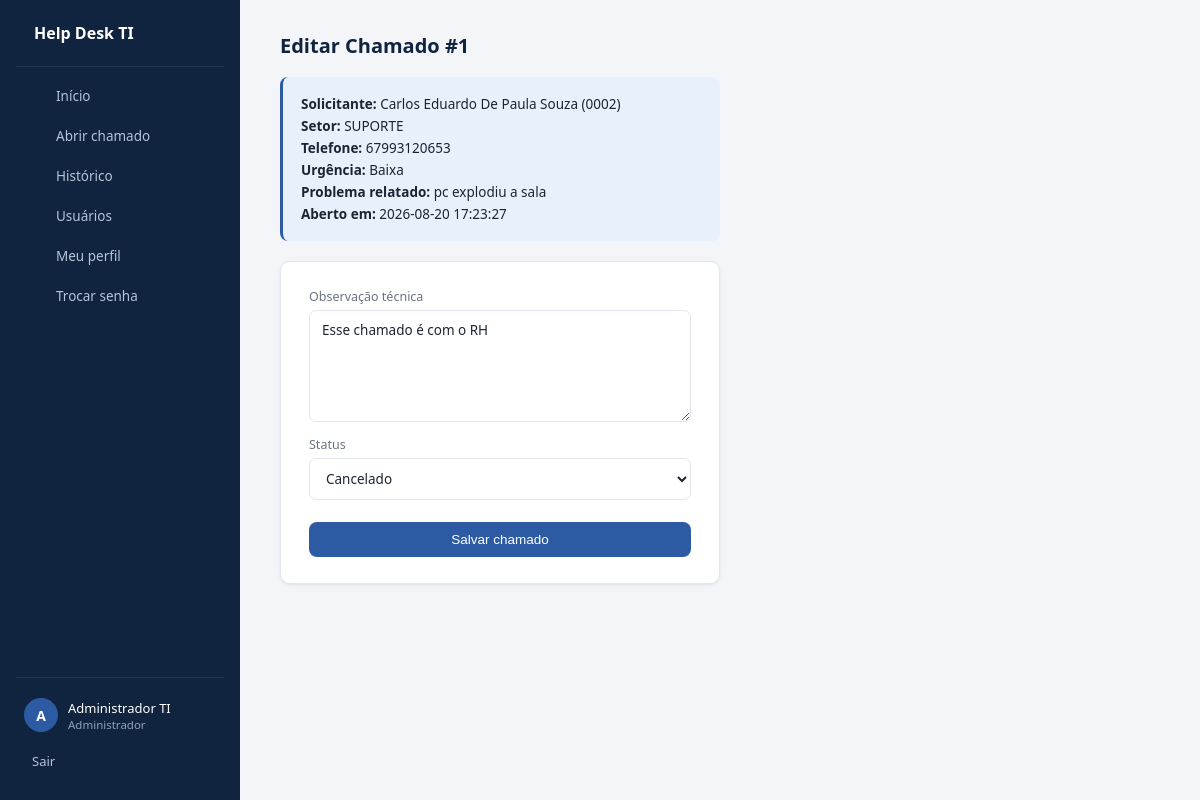
The app's page /chamados/editar/1 (signed in) with its own data.
### tables this page shows
CREATE TABLE chamados (
            id INTEGER PRIMARY KEY AUTOINCREMENT,
            usuario_id INTEGER NOT NULL,
            nome TEXT NOT NULL,
            id_funcional TEXT NOT NULL,
            setor TEXT NOT NULL,
            telefone TEXT,
            urgencia TEXT NOT NULL,
            problema TEXT NOT NULL,
            observacao_tecnica TEXT,
            status TEXT NOT NULL DEFAULT 'Pendente',
            data_abertura TEXT DEFAULT CURRENT_TIMESTAMP,
            FOREIGN KEY (usuario_id) REFERENCES usuarios (id)
        );

### app.py (the view, shortened to what this page needs)
@app.route("/chamados/editar/<int:id>", methods=["GET", "POST"])
@login_requerido
@admin_requerido
def editar_chamado(id):
    conn = get_conn()
    chamado = conn.execute("SELECT * FROM chamados WHERE id = ?", (id,)).fetchone()
    if chamado is None:
        conn.close()
        flash("Chamado não encontrado.")
        return redirect(url_for("historico"))
    conn.close()
    return render_template("editar_chamado.html", chamado=chamado, status_opcoes=STATUS_CHAMADO)

### app.py (called while the page is built)
def get_conn():
    conn = sqlite3.connect(DB_PATH)
    conn.row_factory = sqlite3.Row
    return conn

def login_requerido(f):
    @wraps(f)
    def wrapper(*args, **kwargs):
        if "usuario_id" not in session:
            flash("Faça login para continuar.")
            return redirect(url_for("login"))
        return f(*args, **kwargs)
    return wrapper

def admin_requerido(f):
    @wraps(f)
    def wrapper(*args, **kwargs):
        if not session.get("is_admin"):
            flash("Acesso restrito ao administrador.")
            return redirect(url_for("dashboard"))
        return f(*args, **kwargs)
    return wrapper

### templates/editar_chamado.html (shortened to what this page needs)
{% extends "base.html" %}
{% block content %}
    <h2>Editar Chamado #{{ chamado['id'] }}</h2>
    <div class="dados-auto">
        <p><strong>Solicitante:</strong> {{ chamado['nome'] }} ({{ chamado['id_funcional'] }})</p>
        <p><strong>Setor:</strong> {{ chamado['setor'] }}</p>
        <p><strong>Telefone:</strong> {{ chamado['telefone'] }}</p>
        <p><strong>Urgência:</strong> {{ chamado['urgencia'] }}</p>
        <p><strong>Problema relatado:</strong> {{ chamado['problema'] }}</p>
        <p><strong>Aberto em:</strong> {{ chamado['data_abertura'] }}</p>
    </div>
    <form method="POST">
        <label>Observação técnica</label>
        <textarea name="observacao_tecnica" rows="5" placeholder="Descreva o diagnóstico e a solução aplicada...">{{ chamado['observacao_tecnica'] or '' }}</textarea>
        <label>Status</label>
        <select name="status" required>
            {% for opcao in status_opcoes %}
            <option value="{{ opcao }}" {% if chamado['status'] == opcao %}selected{% endif %}>{{ opcao }}</option>
            {% endfor %}
        </select>
        <button type="submit">Salvar chamado</button>
    </form>
{% endblock %}

### static/style.css (style rules this page uses)
* { box-sizing: border-box; margin: 0; padding: 0; }
:root { --azul-900: #10233f; --azul-800: #16305a; --azul-600: #2d5ba3; --azul-100: #e8f0fc; --fundo: #f3f5f9; --texto: #1c2433; --texto-suave: #6b7280; --borda: #e3e6ec; --branco: #ffffff; --verde: #1a9e6b; --verde-bg: #e5f7ef; --laranja: #d97a1f; --laranja-bg: #fdf0e2; --cinza-bg: #eef0f3; --cinza-texto: #5b6270; --vermelho: #c94141; --raio: 10px; --sombra: 0 1px 2px rgba(16, 35, 63, 0.06), 0 1px 8px rgba(16, 35, 63, 0.04); }
body { font-family: 'Segoe UI', Arial, Helvetica, sans-serif; background: var(--fundo); color: var(--texto); font-size: 14px; }
h2 { font-size: 20px; font-weight: 600; margin-bottom: 18px; color: var(--azul-900); }
.botao, button, .botao-pequeno { background: var(--azul-600); color: white; border: none; padding: 10px 18px; border-radius: 8px; text-decoration: none; cursor: pointer; font-size: 13.5px; font-weight: 500; display: inline-flex; align-items: center; gap: 6px; transition: background 0.15s; }
form { background: var(--branco); padding: 26px 28px; border-radius: var(--raio); box-shadow: var(--sombra); border: 1px solid var(--borda); display: flex; flex-direction: column; max-width: 440px; }
label { margin-top: 14px; font-size: 12.5px; color: var(--texto-suave); font-weight: 500; }
label:first-of-type { margin-top: 0; }
input, select, textarea { padding: 10px 12px; margin-top: 5px; border: 1px solid var(--borda); border-radius: 7px; font-size: 13.5px; font-family: inherit; background: var(--branco); color: var(--texto); }
form button { margin-top: 22px; justify-content: center; }
.dados-auto { background: var(--azul-100); border-left: 3px solid var(--azul-600); padding: 14px 18px; border-radius: 8px; max-width: 440px; margin-bottom: 20px; }
.dados-auto p { margin: 4px 0; font-size: 13.5px; }

### records on screen
chamados: id "1", nome "Carlos Eduardo De Paula Souza", id_funcional "0002", setor "SUPORTE", telefone "67993120653", urgencia "Baixa", problema "pc explodiu a sala", data_abertura "2026-08-20 17:23:27", observacao_tecnica "Esse chamado é com o RH", status "Cancelado"

### other values on screen
{{ session.get('nome', '?')[0]|upper }} "A"
{{ session.get('nome') }} "Administrador TI"
{{ 'Administrador' if session.get('is_admin') else 'Usuário' }} "Administrador"
